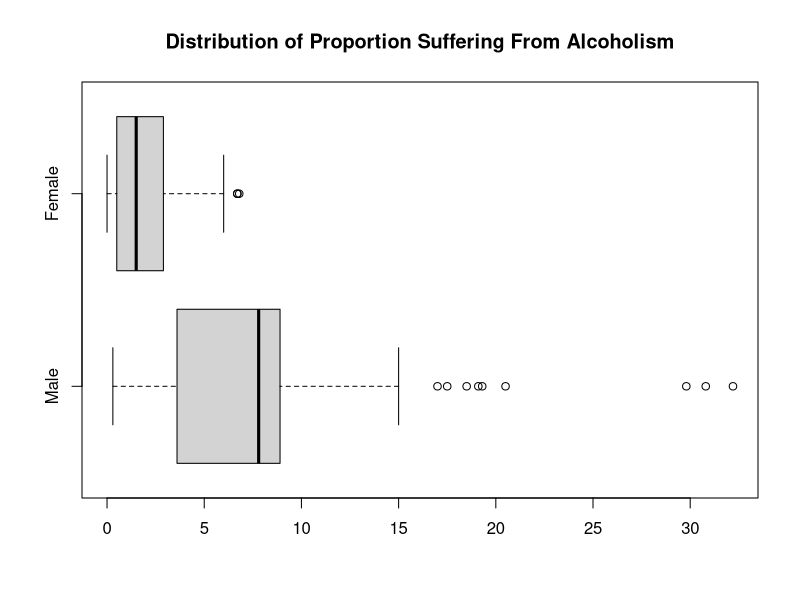
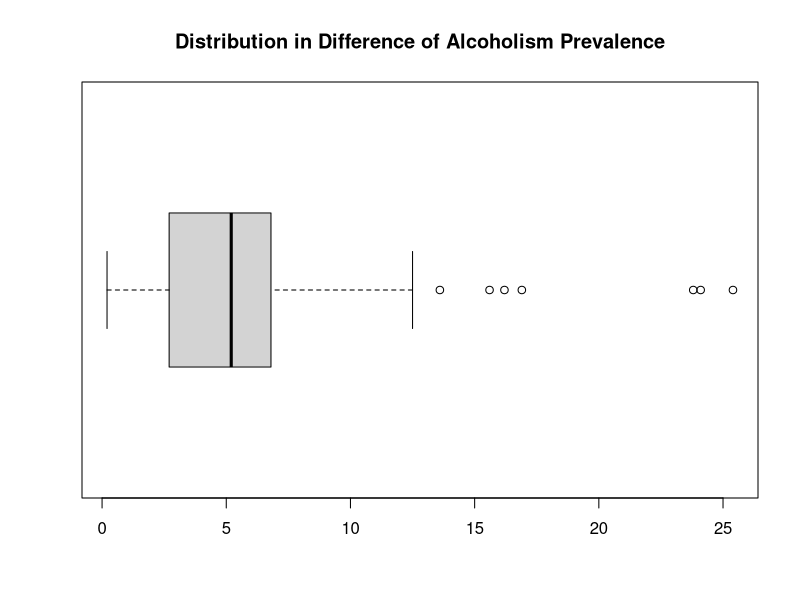

R code for these plots, in order: (Note: this script raises an error after producing the figures.)
## ---- chunk 1
knitr::opts_chunk$set(echo = TRUE)
## ---- chunk 2
alcoholism <- read.csv("data.csv", header = F, row.names = 1)
colnames(alcoholism) <- as.character(unlist(alcoholism[2,]))
alcoholism <- alcoholism[c(-1,-2),]
alcoholism$Male <- gsub("\\[.{1,}", "", alcoholism$Male)
alcoholism$Female <- gsub("\\[.{1,}", "", alcoholism$Female)
alcoholism$`Both sexes` <- gsub("\\[.{1,}", "",alcoholism$`Both sexes`)
alcoholism$Male <- as.numeric(alcoholism$Male)
alcoholism$Female <- as.numeric(alcoholism$Female)
alcoholism$`Both sexes` <- as.numeric(alcoholism$`Both sexes`)

head(alcoholism)
## ---- chunk 3
summary(alcoholism)
## ---- chunk 4
boxplot.default(alcoholism[c(-1, -2)], main = "Distribution of Proportion Suffering From Alcoholism", horizontal = T)

## ---- chunk 5
difference <- alcoholism$Male - alcoholism$Female
summary(difference)

boxplot(difference, horizontal = TRUE, main = "Distribution in Difference of Alcoholism Prevalence")
## ---- chunk 6
shapiro.test(difference)
## ---- chunk 7
wilcox.test(difference, alternative = "greater", conf.int = T)
## ---- chunk 8
alcohol <- read.csv("purealcohol.csv", header = F, row.names = 1)
colnames(alcohol) <-  as.character(unlist(alcohol[2,]))
alcohol <- alcohol[c(-1, -2),]

# Formatting
alcohol$Spirits <- gsub("No data", "", alcohol$Spirits)
alcohol$Spirits <- as.numeric(alcohol$Spirits)
alcohol$Wine <- gsub("No data", "", alcohol$Wine)
alcohol$Wine <- as.numeric(alcohol$Wine)
alcohol$Beer <- gsub("No data", "", alcohol$Beer)
alcohol$Beer <- as.numeric(alcohol$Beer)

countries <- read.csv("data.csv",header = FALSE)
countries <- countries$V1
countries <- countries[c(-1,-2)]

countries2 <- c(countries, countries)
proportion <- c(alcohol$Spirits, alcohol$Spirits)
responses <- c(alcoholism$Male, alcoholism$Female)
factors <- c(rep("M", length(alcoholism$Male)), rep("F", length(alcoholism$Female)))

gender <- data.frame(countries2, responses, proportion, factors)
colnames(gender) <- c("country", "response", "Spirits", "factor")
gender <- gender[,-1]

head(gender)
## ---- chunk 9
library(car)
scatterplot(gender$response ~ gender$Spirits + gender$factor,
            xlab = "Proportion of Alcohol Sold is Spirits", 
            ylab = "Prevalence of Alcoholism", 
            legend = list(title = "Gender"),
            main = "Relation between alcoholism prevalence and spirits by country")

## ---- chunk 10
spirits.lm <- second <- lm(response ~ proportion + factor, data = gender)

summary(spirits.lm)
